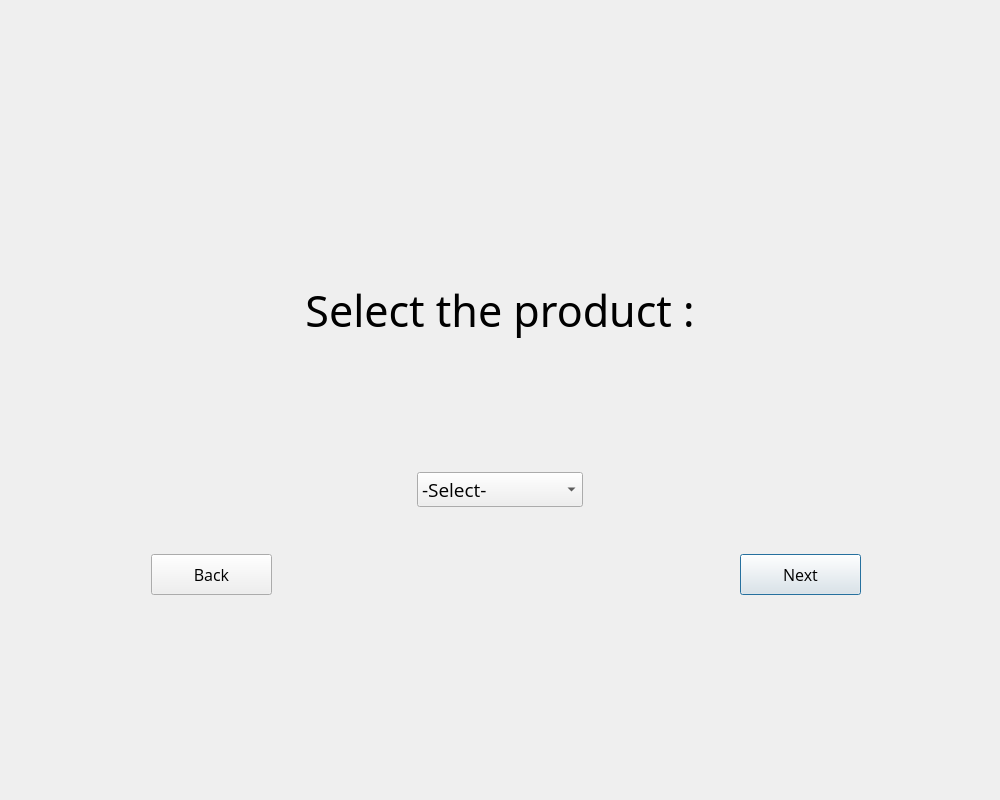
<?xml version="1.0" encoding="UTF-8"?>
<ui version="4.0">
 <class>Dialog</class>
 <widget class="QDialog" name="Dialog">
  <property name="geometry">
   <rect>
    <x>0</x>
    <y>0</y>
    <width>1000</width>
    <height>800</height>
   </rect>
  </property>
  <property name="font">
   <font>
    <family>Modern</family>
   </font>
  </property>
  <property name="windowTitle">
   <string>Dialog</string>
  </property>
  <layout class="QGridLayout" name="gridLayout">
   <item row="1" column="0">
    <widget class="QWidget" name="widget_3" native="true"/>
   </item>
   <item row="0" column="1">
    <widget class="QWidget" name="widget_5" native="true"/>
   </item>
   <item row="1" column="1">
    <widget class="QWidget" name="widget_2" native="true">
     <layout class="QGridLayout" name="gridLayout_2">
      <item row="0" column="0">
       <layout class="QVBoxLayout" name="verticalLayout">
        <property name="spacing">
         <number>120</number>
        </property>
        <item>
         <widget class="QLabel" name="label">
          <property name="sizePolicy">
           <sizepolicy hsizetype="Preferred" vsizetype="Preferred">
            <horstretch>0</horstretch>
            <verstretch>0</verstretch>
           </sizepolicy>
          </property>
          <property name="font">
           <font>
            <family>Centaur</family>
            <pointsize>32</pointsize>
            <strikeout>false</strikeout>
            <kerning>true</kerning>
           </font>
          </property>
          <property name="text">
           <string>Select the product :</string>
          </property>
          <property name="alignment">
           <set>Qt::AlignCenter</set>
          </property>
         </widget>
        </item>
        <item>
         <widget class="QWidget" name="widget" native="true">
          <layout class="QHBoxLayout" name="horizontalLayout">
           <item>
            <widget class="QComboBox" name="comboBox">
             <property name="enabled">
              <bool>true</bool>
             </property>
             <property name="sizePolicy">
              <sizepolicy hsizetype="Fixed" vsizetype="Fixed">
               <horstretch>0</horstretch>
               <verstretch>0</verstretch>
              </sizepolicy>
             </property>
             <property name="font">
              <font>
               <family>Open Sans</family>
               <pointsize>14</pointsize>
               <kerning>true</kerning>
              </font>
             </property>
             <item>
              <property name="text">
               <string>-Select-</string>
              </property>
             </item>
             <item>
              <property name="text">
               <string>Veg Burger</string>
              </property>
             </item>
             <item>
              <property name="text">
               <string>Chicken Burger</string>
              </property>
             </item>
             <item>
              <property name="text">
               <string>Falafel Burger</string>
              </property>
             </item>
             <item>
              <property name="text">
               <string>Cheese Burger</string>
              </property>
             </item>
             <item>
              <property name="text">
               <string>Fries</string>
              </property>
             </item>
             <item>
              <property name="text">
               <string>Coca-Cola</string>
              </property>
             </item>
            </widget>
           </item>
          </layout>
         </widget>
        </item>
       </layout>
      </item>
     </layout>
    </widget>
   </item>
   <item row="1" column="2">
    <widget class="QWidget" name="widget_4" native="true"/>
   </item>
   <item row="2" column="1">
    <widget class="QWidget" name="widget_6" native="true"/>
   </item>
   <item row="2" column="2">
    <widget class="QWidget" name="widget_7" native="true">
     <widget class="QPushButton" name="pushButton">
      <property name="geometry">
       <rect>
        <x>30</x>
        <y>20</y>
        <width>121</width>
        <height>41</height>
       </rect>
      </property>
      <property name="font">
       <font>
        <family>Open Sans</family>
        <pointsize>12</pointsize>
       </font>
      </property>
      <property name="styleSheet">
       <string notr="true"/>
      </property>
      <property name="text">
       <string>Next</string>
      </property>
     </widget>
    </widget>
   </item>
   <item row="2" column="0">
    <widget class="QWidget" name="widget_8" native="true">
     <widget class="QPushButton" name="pushButton_2">
      <property name="geometry">
       <rect>
        <x>140</x>
        <y>20</y>
        <width>121</width>
        <height>41</height>
       </rect>
      </property>
      <property name="font">
       <font>
        <family>Open Sans</family>
        <pointsize>12</pointsize>
       </font>
      </property>
      <property name="styleSheet">
       <string notr="true"/>
      </property>
      <property name="text">
       <string>Back</string>
      </property>
     </widget>
    </widget>
   </item>
  </layout>
 </widget>
 <resources/>
 <connections/>
</ui>
